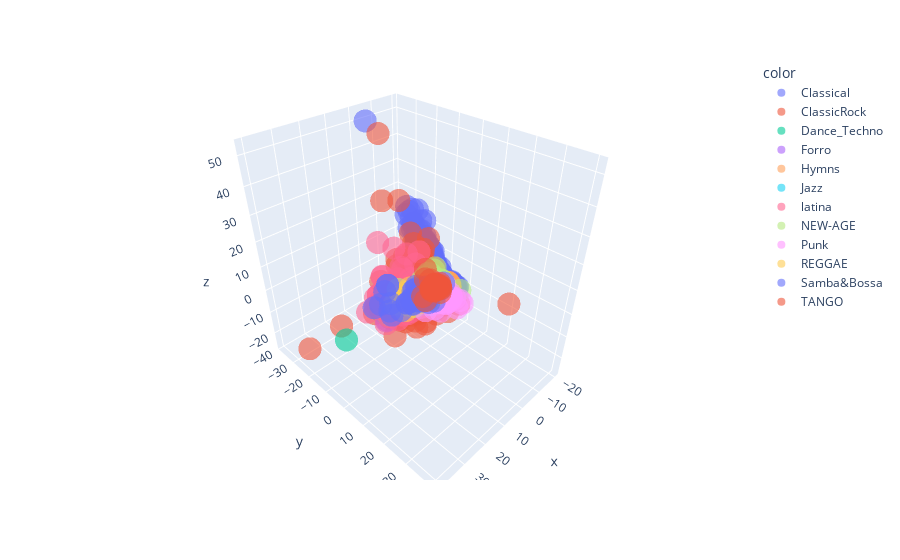

The cell this chart's notebook holds for it:
### Code cell
import plotly.express as px

x_coord = np.array(X_pca)[:,0].astype(float)
y_coord = np.array(X_pca)[:,1].astype(float)
z_coord = np.array(X_pca)[:,2].astype(float)    

marks_size = [2 for i in range(len(x_coord))]

fig = px.scatter_3d(x = x_coord, y = y_coord, z = z_coord, 
              color = data_raw["Genero"],
              opacity = 0.6,hover_name=data_raw['Grupo'] + data_raw['tema'])

fig.show()

### Figure 1 — Plotly figure (JSON) as saved in the notebook; plotly's stock layout.template omitted (floating-point values rounded to 4 significant figures; data arrays with more than 128 entries replaced by an {"elided": "..."} marker saying what was removed)
{"data": [{"hovertemplate": "<b>%{hovertext}</b><br><br>color=Classical<br>x=%{x}<br>y=%{y}<br>z=%{z}<extra></extra>", "hovertext": {"elided": "1444 str values"}, "legendgroup": "Classical", "marker": {"color": "#636efa", "opacity": 0.6, "symbol": "circle"}, "mode": "markers", "name": "Classical", "scene": "scene", "showlegend": true, "type": "scatter3d", "x": {"elided": "1444 float values"}, "y": {"elided": "1444 float values"}, "z": {"elided": "1444 float values"}}, {"hovertemplate": "<b>%{hovertext}</b><br><br>color=ClassicRock<br>x=%{x}<br>y=%{y}<br>z=%{z}<extra></extra>", "hovertext": {"elided": "2027 str values"}, "legendgroup": "ClassicRock", "marker": {"color": "#EF553B", "opacity": 0.6, "symbol": "circle"}, "mode": "markers", "name": "ClassicRock", "scene": "scene", "showlegend": true, "type": "scatter3d", "x": {"elided": "2027 float values"}, "y": {"elided": "2027 float values"}, "z": {"elided": "2027 float values"}}, {"hovertemplate": "<b>%{hovertext}</b><br><br>color=Dance_Techno<br>x=%{x}<br>y=%{y}<br>z=%{z}<extra></extra>", "hovertext": ["TranceBetter_Off_Alone", "TranceBlue_Monday", "TranceBreathe", "TranceChildren", "TranceEncore_Un_Fois", "TranceEverybodys_Free", "TranceFreedom", "TranceFreestyler", "TranceLiving_On_Video", "TranceMove_Mania", "TranceMysterious_Time", "TranceNo_Good_Start_The_Dance", "TranceOne_Love", "TranceRight_Here_Right_Now", "TranceSandstorm", "TranceSeance", "TranceStay", "TranceTainted_Love", "TranceTrance_Dominant", "TranceYour_Love", "TranceZoetic"], "legendgroup": "Dance_Techno", "marker": {"color": "#00cc96", "opacity": 0.6, "symbol": "circle"}, "mode": "markers", "name": "Dance_Techno", "scene": "scene", "showlegend": true, "type": "scatter3d", "x": [9.333, 4.494, 8.199, 1.956, 6.915, 11.75, 5.692, 1.629, 32.97, 5.344, 19.78, 6.781, 6.891, 6.538, 9.283, 7.03, 6.927, 1.56, 5.825, 3.803, 13.31], "y": [2.755, 0.6759, 9.134, -2.407, -0.3979, -3.413, -3.165, -0.08028, -8.275, -2.644, -5.315, -0.4432, -4.321, -3.903, -0.7218, -1.931, -3.537, 2.732, -3.292, -1.959, -1.437], "z": [5.282, 0.9277, 3.619, 4.151, 2.993, -0.4879, 0.3046, 0.9339, -8.565, 0.5427, -1.906, -0.1867, -1.458, 4.366, 4.262, 1.072, 3.478, -0.5093, -0.7108, -1.737, 0.241]}, {"hovertemplate": "<b>%{hovertext}</b><br><br>color=Forro<br>x=%{x}<br>y=%{y}<br>z=%{z}<extra></extra>", "hovertext": ["Forro Da Filhinha Aldo Jacob1.midForro Da Filhinha Aldo Jacob1", "forro3.midforro3", "forro33.midforro33", "forro44.midforro44", "Forrobodo Mastruz Com Leite1.midForrobodo Mastruz Com Leite1", "Louca Paixao Joia Rara1.midLouca Paixao Joia Rara1", "Meu Pais Favio Jose1.midMeu Pais Favio Jose1"], "legendgroup": "Forro", "marker": {"color": "#ab63fa", "opacity": 0.6, "symbol": "circle"}, "mode": "markers", "name": "Forro", "scene": "scene", "showlegend": true, "type": "scatter3d", "x": [1.84, 22.8, 23.34, 2.361, 7.655, 2.361, 9.616], "y": [1.515, 1.149, 1.36, -0.8883, 0.3376, -0.8883, 0.07472], "z": [0.8544, -0.1411, -0.1348, 1.224, 0.4063, 1.224, 0.5006]}, {"hovertemplate": "<b>%{hovertext}</b><br><br>color=Hymns<br>x=%{x}<br>y=%{y}<br>z=%{z}<extra></extra>", "hovertext": {"elided": "322 str values"}, "legendgroup": "Hymns", "marker": {"color": "#FFA15A", "opacity": 0.6, "symbol": "circle"}, "mode": "markers", "name": "Hymns", "scene": "scene", "showlegend": true, "type": "scatter3d", "x": {"elided": "322 float values"}, "y": {"elided": "322 float values"}, "z": {"elided": "322 float values"}}, {"hovertemplate": "<b>%{hovertext}</b><br><br>color=Jazz<br>x=%{x}<br>y=%{y}<br>z=%{z}<extra></extra>", "hovertext": {"elided": "313 str values"}, "legendgroup": "Jazz", "marker": {"color": "#19d3f3", "opacity": 0.6, "symbol": "circle"}, "mode": "markers", "name": "Jazz", "scene": "scene", "showlegend": true, "type": "scatter3d", "x": {"elided": "313 float values"}, "y": {"elided": "313 float values"}, "z": {"elided": "313 float values"}}, {"hovertemplate": "<b>%{hovertext}</b><br><br>color=latina<br>x=%{x}<br>y=%{y}<br>z=%{z}<extra></extra>", "hovertext": {"elided": "260 str values"}, "legendgroup": "latina", "marker": {"color": "#FF6692", "opacity": 0.6, "symbol": "circle"}, "mode": "markers", "name": "latina", "scene": "scene", "showlegend": true, "type": "scatter3d", "x": {"elided": "260 float values"}, "y": {"elided": "260 float values"}, "z": {"elided": "260 float values"}}, {"hovertemplate": "<b>%{hovertext}</b><br><br>color=NEW-AGE<br>x=%{x}<br>y=%{y}<br>z=%{z}<extra></extra>", "hovertext": {"elided": "169 str values"}, "legendgroup": "NEW-AGE", "marker": {"color": "#B6E880", "opacity": 0.6, "symbol": "circle"}, "mode": "markers", "name": "NEW-AGE", "scene": "scene", "showlegend": true, "type": "scatter3d", "x": {"elided": "169 float values"}, "y": {"elided": "169 float values"}, "z": {"elided": "169 float values"}}, {"hovertemplate": "<b>%{hovertext}</b><br><br>color=Punk<br>x=%{x}<br>y=%{y}<br>z=%{z}<extra></extra>", "hovertext": ["Ayauna_Andrews_-_What_You_Know.midAyauna_Andrews_-_What_You_Know", "Bad_Religion_-_American_Jesus.midBad_Religion_-_American_Jesus", "Bad_Religion_-_A_Walk.midBad_Religion_-_A_Walk", "Blink_182_-_All_the_Small_Things.midBlink_182_-_All_the_Small_Things", "Blink_182_-_College_Full.midBlink_182_-_College_Full", "Blink_182_-_Don't_Leave_Me.midBlink_182_-_Don't_Leave_Me", "Blink_182_-_Dumpweed.midBlink_182_-_Dumpweed", "Blink_182_-_I_Won't_Be_Home_for_Christmas.midBlink_182_-_I_Won't_Be_Home_for_Christmas", "Blink_182_-_Josie.midBlink_182_-_Josie", "Blink_182_-_What's_My_Age_Again.midBlink_182_-_What's_My_Age_Again", "Buck_O'Nine_-_My_Town.midBuck_O'Nine_-_My_Town", "Fugazi_-_Waiting_Room.midFugazi_-_Waiting_Room", "Goldfinger_-_Mable.midGoldfinger_-_Mable", "Green_Day_-_2000_Light_Years_Away.midGreen_Day_-_2000_Light_Years_Away", "Green_Day_-_86.midGreen_Day_-_86", "Green_Day_-_All_By_Myself.midGreen_Day_-_All_By_Myself", "Green_Day_-_Armitage_Shanks.midGreen_Day_-_Armitage_Shanks", "Green_Day_-_Bab_Uvula_Who.midGreen_Day_-_Bab_Uvula_Who", "Green_Day_-_Basket_Case.midGreen_Day_-_Basket_Case", "Green_Day_-_Coming_Clean.midGreen_Day_-_Coming_Clean", "Green_Day_-_Emenius_Sleepus.midGreen_Day_-_Emenius_Sleepus", "Green_Day_-_Good_Riddance.midGreen_Day_-_Good_Riddance", "Green_Day_-_Having_A_Blast.midGreen_Day_-_Having_A_Blast", "Green_Day_-_Hitching_A_Ride.midGreen_Day_-_Hitching_A_Ride", "Green_Day_-_Longview.midGreen_Day_-_Longview", "Green_Day_-_Pulling_Teeth.midGreen_Day_-_Pulling_Teeth", "Green_Day_-_Sassafras_Roots.midGreen_Day_-_Sassafras_Roots", "Green_Day_-_She.midGreen_Day_-_She", "Green_Day_-_Walking_Contradiction.midGreen_Day_-_Walking_Contradiction", "Green_Day_-_Welcome_To_Paradise.midGreen_Day_-_Welcome_To_Paradise", "Green_Day_-_When_I_Come_Around.midGreen_Day_-_When_I_Come_Around", "Harvey_Danger_-_Flagpole_Sitta.midHarvey_Danger_-_Flagpole_Sitta", "Less_Than_Jake_-_9th_at_Pine.midLess_Than_Jake_-_9th_at_Pine", "Mighty_Mighty_Bosstones_-_Rascal_King.midMighty_Mighty_Bosstones_-_Rascal_King", "mpr_-_Sleeping_On_A_Minefield.midmpr_-_Sleeping_On_A_Minefield", "mxpx_-_Chickmagnet.midmxpx_-_Chickmagnet", "mxpx_-_Doin_Time.midmxpx_-_Doin_Time", "mxpx_-_Punk_Rawk_Show.midmxpx_-_Punk_Rawk_Show", "NoFX_-_Drugs_Are_Good.midNoFX_-_Drugs_Are_Good", "NoFX_-_Happy_Guy.midNoFX_-_Happy_Guy", "NoFX_-_Hobophobic.midNoFX_-_Hobophobic", "NoFX_-_Leave_It_Alone.midNoFX_-_Leave_It_Alone", "NoFX_-_Moron_Brothers.midNoFX_-_Moron_Brothers", "ocd_-_breakthrough.midocd_-_breakthrough", "Operation_Ivy_-_Bombshell.midOperation_Ivy_-_Bombshell", "Operation_Ivy_-_Knowledge.midOperation_Ivy_-_Knowledge", "Pennywise_-_What_If_I.midPennywise_-_What_If_I", "Rancid_-_Ruby_Soho.midRancid_-_Ruby_Soho", "Save_Ferris_-_Come_On_Eileen.midSave_Ferris_-_Come_On_Eileen", "Sex_Pistols_-_Silly_Thing.midSex_Pistols_-_Silly_Thing", "Ten_Foot_Pole_-_A-D-D.midTen_Foot_Pole_-_A-D-D", "The_Clash_-_Rock_the_Casbah.midThe_Clash_-_Rock_the_Casbah", "The_Offspring_-_All_I_Want.midThe_Offspring_-_All_I_Want", "The_Offspring_-_Amazed.midThe_Offspring_-_Amazed", "The_Offspring_-_Change_the_World.midThe_Offspring_-_Change_the_World", "The_Offspring_-_Come_Out_and_Play.midThe_Offspring_-_Come_Out_and_Play", "The_Offspring_-_Cool_to_Hate.midThe_Offspring_-_Cool_to_Hate", "The_Offspring_-_Don't_Pick_It_Up.midThe_Offspring_-_Don't_Pick_It_Up", "The_Offspring_-_Genocide.midThe_Offspring_-_Genocide", "The_Offspring_-_Gone_Away.midThe_Offspring_-_Gone_Away", "The_Offspring_-_Gotta_Get_Away.midThe_Offspring_-_Gotta_Get_Away", "The_Offspring_-_I_Choose.midThe_Offspring_-_I_Choose", "The_Offspring_-_Leave_It_Behind.midThe_Offspring_-_Leave_It_Behind", "The_Offspring_-_Meaning_of_Live.midThe_Offspring_-_Meaning_of_Live", "The_Offspring_-_Me_and_My_Old_Lady.midThe_Offspring_-_Me_and_My_Old_Lady", "The_Offspring_-_Mota.midThe_Offspring_-_Mota", "The_Offspring_-_Nitro.midThe_Offspring_-_Nitro", "The_Offspring_-_Original_Prankster.midThe_Offspring_-_Original_Prankster", "The_Offspring_-_Pretty_Fly.midThe_Offspring_-_Pretty_Fly", "The_Offspring_-_Same_in_the_End.midThe_Offspring_-_Same_in_the_End", "The_Offspring_-_Self_Esteem.midThe_Offspring_-_Self_Esteem", "The_Offspring_-_Session.midThe_Offspring_-_Session", "The_Offspring_-_She's_Got_Issues.midThe_Offspring_-_She's_Got_Issues", "The_Offspring_-_The_Kids_Aren't_Alright.midThe_Offspring_-_The_Kids_Aren't_Alright", "The_Offspring_-_Walla_Walla.midThe_Offspring_-_Walla_Walla", "The_Offspring_-_Way_Down_The_Line.midThe_Offspring_-_Way_Down_The_Line", "The_Offspring_-_Why_Dont'You_Get_a_Job.midThe_Offspring_-_Why_Dont'You_Get_a_Job", "The_Ramones_-_I_Wanna_Be_Sedated.midThe_Ramones_-_I_Wanna_Be_Sedated"], "legendgroup": "Punk", "marker": {"color": "#FF97FF", "opacity": 0.6, "symbol": "circle"}, "mode": "markers", "name": "Punk", "scene": "scene", "showlegend": true, "type": "scatter3d", "x": [2.31, 6.746, 10.04, 7.939, 1.925, 3.858, 3.272, -0.02667, 7.872, 3.858, 6.447, 11.5, 4.51, 5.292, 9.6, -4.106, 5.253, 5.579, 3.38, 11.82, 4.334, -0.6225, 5.677, 3.486, 2.481, 4.662, 4.377, 4.144, 8.039, 4.079, 5.696, 3.729, 8.931, 1.39, 8.11, 2.425, 1.732, 4.344, 5.925, 9.539, 5.694, 4.431, 4.975, 2.59, 5.363, 7.571, 17.15, 7.948, 7.387, 2.563, 2.368, 3.338, 5.888, 4.082, 5.893, 5.746, 5.568, 15.43, 3.603, 4.767, 4.835, 7.563, 6.632, 5.15, 7.015, 5.83, 5.088, 3.574, 3.65, 2.396, 10.96, 4.655, 3.162, 2.842, 6.554, 5.82, 9.966, 7.032], "y": [1.918, 3.53, 12.45, 14.22, 8.624, 9.902, 9.547, 4.237, 10.54, 11.95, 4.136, 11.64, 14.1, 9.326, 21.3, 1.894, 10.38, 11.46, 10.56, 8.04, 11.77, 1.957, 11.82, 7.153, 3.675, 9.671, 9.176, 10.79, 19.18, 8.177, 6.998, 9.563, 13.27, 2.132, 9.05, 5.639, 7.035, 9.848, 11.52, 11.86, 11.25, 9.932, 9.967, 6.608, 9.134, 14.27, 19.25, 5.666, 5.683, 9.879, 8.496, -2.435, 12.84, 11.85, 11.25, 13.87, 12.77, 24.0, 8.168, 10.21, 9.564, 5.355, 8.624, 11.5, 10.22, 10.9, 13.05, 4.31, 7.572, 3.735, 15.94, 9.917, 11.53, 5.519, 12.25, 12.14, 3.513, 12.36], "z": [0.6877, 3.57, 6.506, 6.227, 2.89, 3.511, 3.238, 1.922, 3.999, 4.664, 1.625, 4.023, 5.801, 4.808, 10.76, 0.7333, 4.389, 5.999, 3.959, 1.316, 5.11, 2.898, 4.673, 3.251, 1.158, 5.85, 3.792, 5.063, 9.815, 3.004, 1.553, 4.519, 7.659, -0.1267, 3.159, 1.957, 2.148, 4.115, 2.924, 5.818, 4.977, 4.623, 3.407, 1.813, 4.039, 7.749, 10.95, 1.698, 4.233, 3.655, 2.447, -1.914, 5.768, 6.255, 5.041, 6.51, 6.324, 13.93, 2.554, 5.294, 2.327, 3.737, 4.592, 5.249, 5.695, 4.457, 5.388, 0.8031, 3.049, 4.206, 8.495, 3.348, 4.154, 1.714, 4.454, 6.79, 1.933, 6.382]}, {"hovertemplate": "<b>%{hovertext}</b><br><br>color=REGGAE<br>x=%{x}<br>y=%{y}<br>z=%{z}<extra></extra>", "hovertext": ["ANDRE_~5MYSTER~6.MID", "ASWADDON'T-~6.MID", "BOOTHE~9EVERYT~6.MID", "CLIFF~11I-CAN-~8.MID", "CLIFF~11I-CAN~10.MID", "CLIFF~11REGGA~12.MID", "CLIFF~11WILD-~14.MID", "GARDI~13CARA-MIA.MID", "GARDI~13I'M-FA~8.MID", "GARDI~13I-WAN~10.MID", "GARDI~13I-WAN~14.MID", "GARDI~13I-WAN~16.MID", "GARDI~13WRONG~18.MID", "GRANT~15BABY-C~6.MID", "GRANT~15GIMME-~8.MID", "GRANT~15I-DON~12.MID", "GRANT~15WALKI~14.MID", "LAIDB~19AIN'T-~6.MID", "LAIDB~19SUNSHI~8.MID", "MARLE~21COULD~10.MID", "MARLE~21COULD~12.MID", "MARLE~21COULD~14.MID", "MARLE~21GET-U~20.MID", "MARLE~21I-SHO~22.MID", "MARLE~21IRON-~24.MID", "MARLE~21IS-TH~26.MID", "MARLE~21JAMMIN'.MID", "MARLE~21NO-WO~32.MID", "MARLE~21NO-WO~34.MID", "MARLE~21STIR-~38.MID", "MARLE~21STIR-~40.MID", "MARLE~21WAITI~44.MID", "NASH_~23I-CAN-~6.MID", "NASH_~23I-CAN-~8.MID", "NASH_~23I-CAN~12.MID", "NASH_~23ROCK-~14.MID", "ONBEK~25KARL-MAI.MID", "ONBEK~25RASTAMON.MID", "ONBEK~25REGGAE-1.MID", "ONBEK~25REGGAE-2.MID", "PRIES~27CLOSE-~6.MID", "STEEL~29SWEET-~6.MID", "THIRD~31NOW-TH~6.MID"], "legendgroup": "REGGAE", "marker": {"color": "#FECB52", "opacity": 0.6, "symbol": "circle"}, "mode": "markers", "name": "REGGAE", "scene": "scene", "showlegend": true, "type": "scatter3d", "x": [6.64, 11.14, 3.421, 12.3, 3.539, 7.475, -2.669, 11.62, 7.473, 1.552, 1.068, 3.831, 8.242, 4.971, 8.191, -0.4909, 5.369, 7.422, 4.359, 11.84, 9.698, 1.416, 2.243, 5.527, 10.49, 2.556, 2.23, 6.86, 3.933, 6.288, 9.264, 8.808, 6.991, 0.9059, 2.387, 1.312, 6.507, 17.58, 2.687, -0.9021, 11.54, 3.765, 7.573], "y": [-4.577, -7.055, -1.436, -6.788, -0.617, -1.88, -2.305, -0.8049, -1.456, 1.567, -0.1916, -0.8173, -1.603, 3.749, -3.858, -0.0295, -3.143, -5.994, -0.9541, -5.647, -3.696, -4.807, -2.523, -3.01, -6.357, -2.855, 0.247, -4.708, -5.241, 0.6469, -2.298, -3.553, -4.112, -0.5554, -2.922, -1.686, -5.935, 4.537, -1.617, -0.03632, -5.289, -1.209, 1.691], "z": [1.199, -4.181, 0.8397, -4.052, -1.559, 1.457, -6.995, -1.482, -0.7375, 0.6932, -0.9311, -0.973, -0.206, -0.2275, -0.9739, -0.2363, -0.438, -6.413, 0.228, -0.7639, -0.4017, -8.361, -0.1267, -1.398, -3.484, -0.04723, 0.4785, -3.321, -5.029, 1.361, -0.6259, 0.04325, -1.896, -1.773, -2.734, 1.432, -1.288, 2.704, -0.4832, 0.656, -3.737, 1.094, 1.237]}, {"hovertemplate": "<b>%{hovertext}</b><br><br>color=Samba&Bossa<br>x=%{x}<br>y=%{y}<br>z=%{z}<extra></extra>", "hovertext": ["ChorosLamento - Pixinguinha", "ChorosNazareth apanhei cavaquinho", "ChorosNervos de Aco1", "ChorosOdeon (Ernesto Nazareth)", "ChorosSEMPRE ALERTA- Chorinho Marcos Oliva", "ChorosSERENANDO - Chorinho Marcos Oliva", "Chorostico tico", "Chorostico", "Adoniram Barbosa - Samba do Arnesto (1).midAdoniram Barbosa - Samba do Arnesto (1)", "Adoniram Barbosa - Samba do Arnesto.midAdoniram Barbosa - Samba do Arnesto", "Agua de beber Tom Jobim.midAgua de beber Tom Jobim", "aguas de marco Tom Jobim.midaguas de marco Tom Jobim", "Amor em paz Tom Jobim.midAmor em paz Tom Jobim", "Anos dourados Tom Jobim.midAnos dourados Tom Jobim", "Beijop.midBeijop", "Brigas nunca mais Tom Jobim.midBrigas nunca mais Tom Jobim", "CAROLINA.midCAROLINA", "carta ao tom 2 Toquinho.midcarta ao tom 2 Toquinho", "Carta ao tom Toquinho.midCarta ao tom Toquinho", "Chega da saudade Tom Jobim.midChega da saudade Tom Jobim", "Coisa mais linda Carlos Lyra.midCoisa mais linda Carlos Lyra", "Corcovado Tom Jobim.midCorcovado Tom Jobim", "Cuidado Com A Outra1.midCuidado Com A Outra1", "Deixa Eu Te Amar1.midDeixa Eu Te Amar1", "desafinado03 Tom Jobim..middesafinado03 Tom Jobim.", "Diana - Toninho Horta.midDiana - Toninho Horta", "Diana2  Toninho Horta .midDiana2  Toninho Horta ", "EU_SOU_O_SAMBA.midEU_SOU_O_SAMBA", "exaltasamba-louca_paixao.midexaltasamba-louca_paixao", "exaltasamba-me_apaixonei_pela_pessoa_errada.midexaltasamba-me_apaixonei_pela_pessoa_errada", "exaltasamba-sentimento_nu.midexaltasamba-sentimento_nu", "Falando de amor Tom Jobim.midFalando de amor Tom Jobim", "Feitico da vila.midFeitico da vila", "Fotografia.midFotografia", "GAROTA DE IPANEMA.midGAROTA DE IPANEMA", "Gaugin.midGaugin", "Influenca do jazz Carlos Lyra.midInfluenca do jazz Carlos Lyra", "LUZDOS (1).midLUZDOS (1)", "LUZDOS.midLUZDOS", "Manuel, o audaz - Toninho Horta.midManuel, o audaz - Toninho Horta", "manuel.midmanuel", "MEDITACA.midMEDITACA", "MENINRIO.midMENINRIO", "O Caderninho.midO Caderninho", "O que eu gosto de voce.midO que eu gosto de voce", "preciso aprender a ser so.midpreciso aprender a ser so", "PRÁ QUE CHORAR.midPRÁ QUE CHORAR", "RODAVIVA.midRODAVIVA", "Samba de orly.midSamba de orly", "Samba do aviao Tom Jobim..midSamba do aviao Tom Jobim.", "Samba Pa Ti Carlos Santana.midSamba Pa Ti Carlos Santana", "samba.midsamba", "SAMBA_DA_BENCAO.midSAMBA_DA_BENCAO", "SAMBA_DA_VERDADE.midSAMBA_DA_VERDADE", "SAMBA_DE_ORLY.midSAMBA_DE_ORLY", "SAMBA_DE_UMA_NOTA_SO.midSAMBA_DE_UMA_NOTA_SO", "SAMBA_DE_VERAO.midSAMBA_DE_VERAO", "SAMBA_DO_AMOR.midSAMBA_DO_AMOR", "SAMBA_DO_AVIAO.midSAMBA_DO_AVIAO", "SAMBA_EM_PRELUDIO.midSAMBA_EM_PRELUDIO", "SÓ DANÇO SAMBA.midSÓ DANÇO SAMBA", "TAMANCO_NO_SAMBA.midTAMANCO_NO_SAMBA", "TECNO BURGER toninho.midTECNO BURGER toninho", "TEREZA.midTEREZA", "Vagamente Roberto Menescal.midVagamente Roberto Menescal", "Vivo sonhando Tom Jobim.midVivo sonhando Tom Jobim", "VOCE.midVOCE", "WAVEM.midWAVEM", "Yarabela Toninho Horta.midYarabela Toninho Horta"], "legendgroup": "Samba&Bossa", "marker": {"color": "#636efa", "opacity": 0.6, "symbol": "circle"}, "mode": "markers", "name": "Samba&Bossa", "scene": "scene", "showlegend": true, "type": "scatter3d", "x": [2.862, 12.56, 3.535, 7.974, 0.7504, 2.614, 13.83, 17.46, 9.582, 9.582, 4.101, -2.208, 2.973, 0.8598, 1.755, 4.01, 1.698, 4.887, 3.87, 3.839, 0.744, 3.349, 12.84, 1.218, 3.9, -2.209, -1.583, 4.275, 3.883, 4.226, 5.14, 2.164, 3.443, 2.982, 3.931, -3.282, 3.835, 7.767, 7.767, 2.044, 1.763, 3.638, 3.907, 3.409, 3.003, 2.49, 4.224, 3.88, 4.747, 3.065, 12.7, 12.97, 5.624, -4.291, 4.722, 5.066, 6.394, 4.729, 1.553, 2.168, 2.629, 7.326, 2.825, 2.724, 4.495, 2.787, 3.842, 3.647, 8.066], "y": [-1.997, -11.28, -6.087, -3.392, -4.168, -5.002, -12.37, -11.65, -13.02, -13.02, -2.558, -3.69, -0.6407, -0.1284, -0.8544, -1.622, -0.381, -0.0764, -2.963, -3.097, 0.2177, -2.393, -8.029, -3.593, -3.61, 1.965, 1.257, -4.788, 0.4891, -3.683, -2.384, -1.879, -0.6769, -0.9758, -1.949, -1.219, -2.603, -4.911, -4.911, -1.199, -0.7658, -1.284, -1.806, -3.47, -3.736, -0.4966, -1.739, -2.558, -2.863, -1.734, -7.733, -8.453, -4.193, 1.408, -2.655, -5.457, -3.432, -2.769, -3.769, -0.9451, -1.608, -8.614, 3.542, -1.864, -1.994, 0.1804, -2.474, -3.358, -1.721], "z": [0.5179, -0.8807, -2.644, -3.704, -3.144, -1.277, -6.574, -5.59, -0.5308, -0.5308, -2.988, -9.892, -2.991, -2.414, -2.782, -3.069, -3.097, -1.676, -2.245, -3.512, -1.622, -3.324, -4.231, -5.686, -3.198, -0.4573, -0.04527, -1.134, -0.5501, 1.188, -2.174, -1.875, -3.641, -3.262, -4.612, -2.748, -2.986, -5.233, -5.233, 0.9867, 0.8258, -2.953, -2.833, -2.634, -1.841, -3.145, -3.045, -2.067, -2.931, -2.98, -9.552, -7.882, -3.641, 0.7179, -3.012, -5.096, -5.684, -2.832, -3.269, -1.623, -5.253, -11.06, -2.26, -2.628, -4.541, -3.697, -2.499, -2.271, -3.396]}, {"hovertemplate": "<b>%{hovertext}</b><br><br>color=TANGO<br>x=%{x}<br>y=%{y}<br>z=%{z}<extra></extra>", "hovertext": ["acroche29dejulio", "acroche2Alaluzde", "acroche2Amedialu", "acroche2Amurado", "acroche2Avedepas", "acroche2Cafe de los Angelitos", "acroche2Cambalac", "acroche2Caminito", "acroche2Canaroen", "acroche2Cancion de Buenos Aires", "acroche2Chique", "acroche2Cuartito", "acroche2Cumparsi", "acroche2Curda", "acroche2Danzarin", "acroche2Elapache", "acroche2Elcabure", "acroche2Elchoclo", "acroche2Layumba", "acroche2Malena", "acroche2Manoaman", "acroche2Milonga", "acroche2Naranjo", "acroche2Nostalgc", "acroche2Recuerdo", "acroche2Refasi", "acroche2Responso", "acroche2Sur", "acroche2Tresesqu", "acroche2Unionciv", "acroche2Uno", "acroche2Volver", "tangoargentino.com9dejulio", "tangoargentino.comadiosmuc", "tangoargentino.comadiospam (1)", "tangoargentino.comadiospam", "tangoargentino.comamedialu", "tangoargentino.comamurado", "tangoargentino.comanonin", "tangoargentino.comavedepas", "tangoargentino.combalada", "tangoargentino.combarbes", "tangoargentino.comblutango", "tangoargentino.comcabeza", "tangoargentino.comcafedelo", "tangoargentino.comcambala", "tangoargentino.comcanaro", "tangoargentino.comcandil", "tangoargentino.comcasviejos", "tangoargentino.comcelos", "tangoargentino.comchetango", "tangoargentino.comchique", "tangoargentino.comchoclo", "tangoargentino.comcomosepi", "tangoargentino.comcorraler", "tangoargentino.comdanzarin", "tangoargentino.comdonjuan", "tangoargentino.comelcabure", "tangoargentino.comeldiaque", "tangoargentino.comelentrer", "tangoargentino.comelporten", "tangoargentino.comelultimo", "tangoargentino.comfinal", "tangoargentino.comfuimos", "tangoargentino.comgolondri", "tangoargentino.comlunes", "tangoargentino.commalena", "tangoargentino.commilongtr", "tangoargentino.comoblivion", "tangoargentino.compara_el", "tangoargentino.compaunloco", "tangoargentino.compunalada", "tangoargentino.comrefasi", "tangoargentino.comtangovar", "tangoargentino.comtaquito", "tangoargentino.comtrenzas", "tangoargentino.comulticurd", "tangoargentino.comuno", "tangoargentino.comvolver"], "legendgroup": "TANGO", "marker": {"color": "#EF553B", "opacity": 0.6, "symbol": "circle"}, "mode": "markers", "name": "TANGO", "scene": "scene", "showlegend": true, "type": "scatter3d", "x": [-3.799, -3.357, -3.173, -3.253, -3.333, -3.399, -3.382, -3.131, -3.873, -3.424, -3.562, -3.421, -3.459, -3.411, -3.159, -3.203, -3.429, -3.159, -3.856, -3.208, -3.514, -3.919, -3.02, -3.193, -3.574, -3.485, -3.548, -3.319, -3.183, -3.823, -3.44, -3.288, -3.799, -3.407, -3.221, -3.221, -3.173, -3.253, -0.6517, -3.333, -2.686, -3.05, 4.41, -3.955, -3.399, -3.382, -3.873, -3.357, -3.637, 0.118, -0.872, -3.562, -3.159, -3.537, -3.648, -3.159, -3.609, -3.429, -3.789, -3.633, -3.513, -3.465, -4.043, -3.376, -3.499, -3.488, -3.208, -2.882, -2.95, -2.802, -3.646, -3.954, -3.485, -2.373, -3.987, -3.379, -3.458, 3.735, -3.435], "y": [-3.49, -1.8, -2.483, -2.274, -1.596, -1.616, -2.395, -2.211, -3.419, -2.101, -2.363, -2.366, -3.458, -2.105, -2.295, -1.712, -2.392, -1.954, -3.445, -2.672, -2.982, -3.082, -0.943, -2.744, -2.792, -3.672, -3.001, -2.136, -2.084, -2.809, -2.203, -1.908, -3.49, -1.706, -2.715, -2.715, -2.483, -2.274, 1.527, -1.596, 1.519, 1.012, -0.5239, -1.721, -1.616, -2.395, -3.419, -1.8, -2.398, -3.439, 2.861, -2.363, -1.954, -2.35, -3.286, -2.295, -3.38, -2.392, -7.199, -3.163, -2.732, -2.44, -0.2354, -1.983, -2.303, -2.806, -2.672, -0.5618, 0.6001, 1.509, 0.3248, -4.534, -3.672, -3.257, -4.064, -1.919, -2.079, 0.2487, -1.34], "z": [-4.065, -3.327, -3.731, -3.554, -2.824, -3.046, -3.469, -3.124, -3.84, -3.722, -3.233, -3.032, -3.943, -3.267, -3.603, -2.843, -2.998, -0.9233, -3.85, -3.212, -3.513, -5.246, -2.899, -3.676, -3.287, -3.72, -4.033, -3.448, -3.598, -3.242, -3.185, -3.274, -4.065, -1.555, -3.322, -3.322, -3.731, -3.554, -0.342, -2.824, -0.2956, -0.5114, -1.533, -1.238, -3.046, -3.469, -3.84, -3.327, -2.89, 2.321, -0.8749, -3.233, -0.9233, -3.849, -4.534, -3.603, -3.568, -2.998, 2.675, -4.069, -4.134, -2.897, -0.1291, -3.408, -2.853, -3.292, -3.212, -2.573, -0.3898, -0.8614, -0.6877, -4.922, -3.72, 0.6254, -5.43, -3.29, -3.307, -3.399, -1.692]}], "layout": {"legend": {"title": {"text": "color"}, "tracegroupgap": 0}, "margin": {"t": 60}, "scene": {"domain": {"x": [0, 1], "y": [0, 1]}, "xaxis": {"title": {"text": "x"}}, "yaxis": {"title": {"text": "y"}}, "zaxis": {"title": {"text": "z"}}}}}
